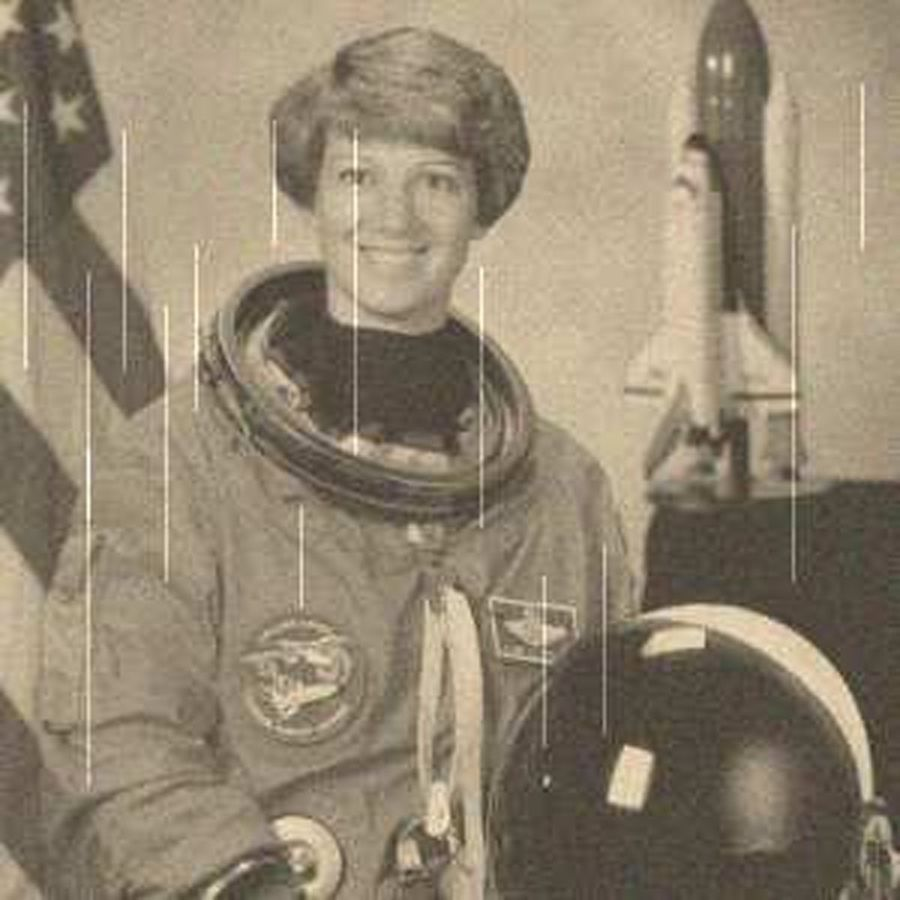
#> input picture frontend/dist/samples/antigua_antes.jpg, 900 x 900 px; its folder holds only this picture in this run
$ python -i faces.py   (imports and definitions only)
#> lines starting #> are read from the running program, lines starting #| are printed output that depends on the picture
"""Detección de rostros (solo cajas delimitadoras). No se guardan plantillas ni embeddings."""
from __future__ import annotations

import cv2
import numpy as np

_cascade = None


def _get_cascade() -> cv2.CascadeClassifier:
    global _cascade
    if _cascade is None:
        _cascade = cv2.CascadeClassifier(cv2.data.haarcascades + "haarcascade_frontalface_default.xml")
    return _cascade


def detect_faces(rgb: np.ndarray, max_side: int = 960) -> list[tuple[int, int, int, int]]:
    """Devuelve cajas (x, y, w, h) en coordenadas de la imagen original."""
#> called with max_side = 960
    h, w = rgb.shape[:2]
#> h = 900; w = 900
    s = min(1.0, max_side / max(h, w))
#> s = 1
    gray = cv2.cvtColor((rgb * 255).astype(np.uint8), cv2.COLOR_RGB2GRAY)
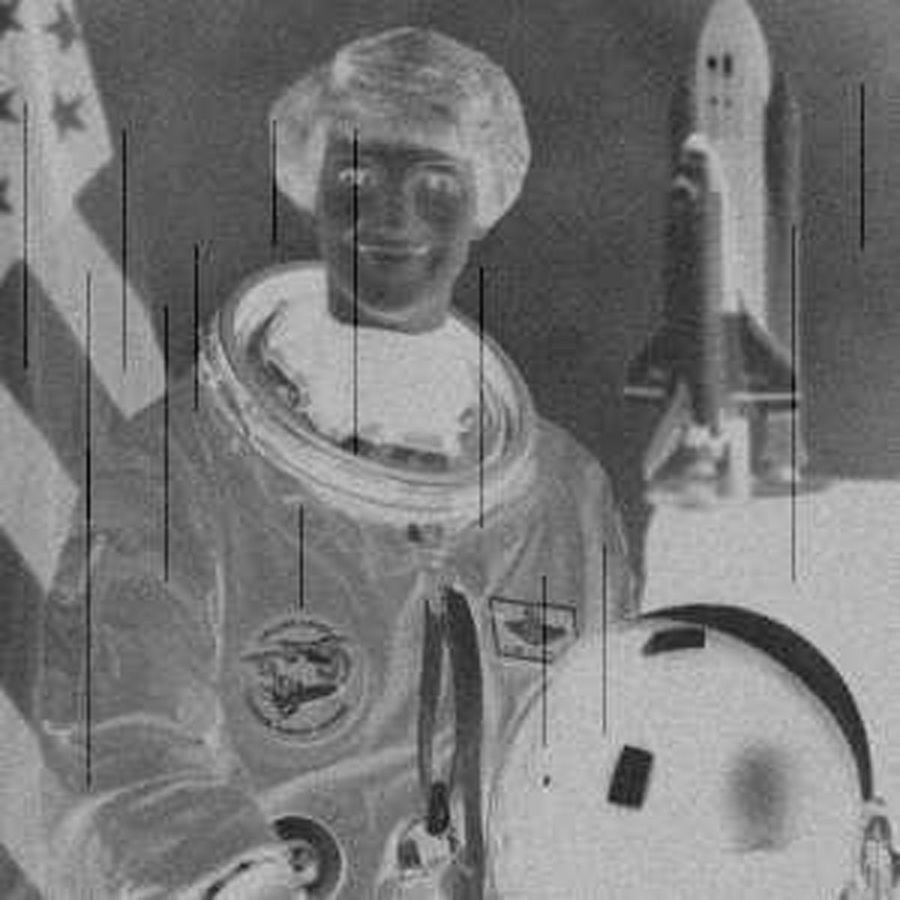
#> gray: shape (900, 900); min 4, max 211, mean 120.6
    if s < 1.0:
        gray = cv2.resize(gray, (int(w * s), int(h * s)), interpolation=cv2.INTER_AREA)
    gray = cv2.equalizeHist(gray)
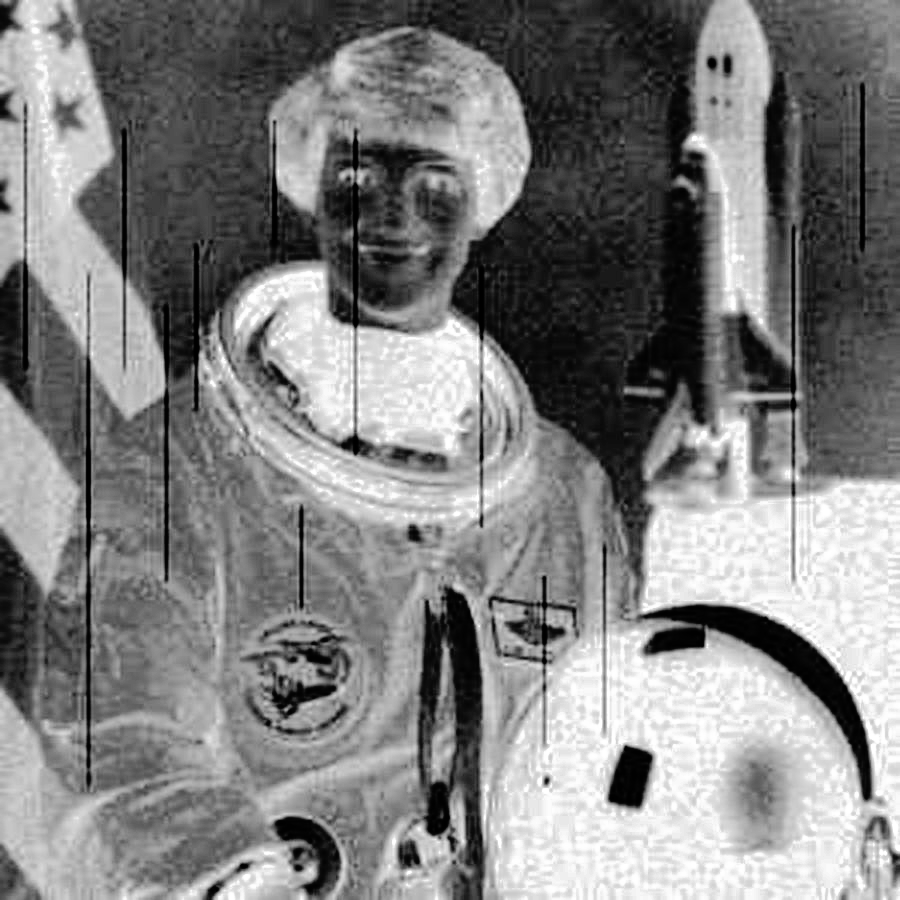
#> gray: shape (900, 900); min 0, max 255, mean 128.5
    min_side = max(24, int(min(gray.shape) * 0.04))
#> min_side = 36
    boxes = _get_cascade().detectMultiScale(gray, scaleFactor=1.1, minNeighbors=6, minSize=(min_side, min_side))
#> boxes = ()
    return [(int(x / s), int(y / s), int(bw / s), int(bh / s)) for (x, y, bw, bh) in boxes]

>>> import cv2
>>> picture = cv2.cvtColor(cv2.imread('../../../frontend/dist/samples/antigua_antes.jpg'), cv2.COLOR_BGR2RGB)
>>> result = detect_faces(picture)
#> result = []
